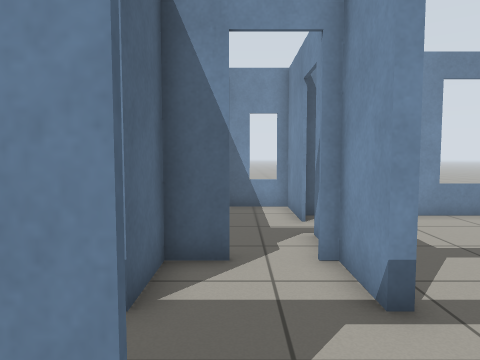
view 1 (above)

16 first-person views from a walk through a world built for the Gazebo simulator. The camera is 0.93 m above the floor, tilts 4° down and sees 70° across. The floor is counted in squares, 0.5 m on a side. Each view is taken from the middle of a square. On the plan, view 1 faces up. The plan holds only what a view shows up to about 17 squares ahead; the rest is blank.

view 2
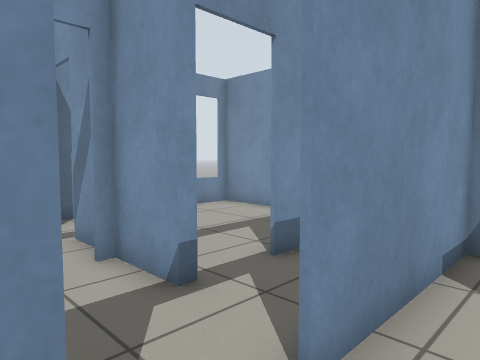

view 3
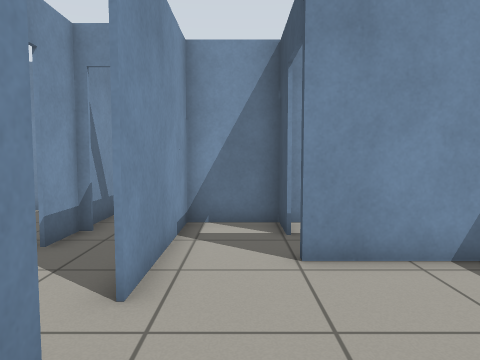

view 4
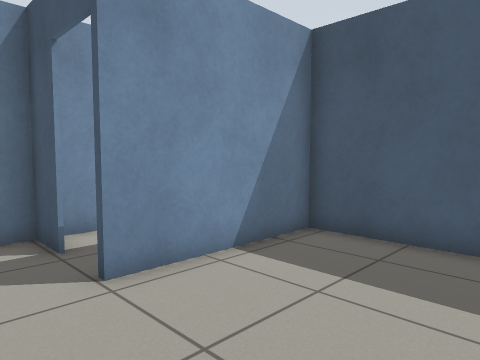

view 5
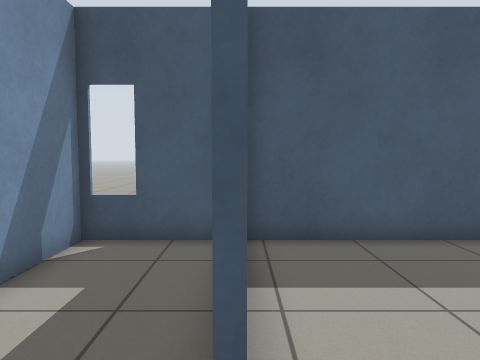

view 6
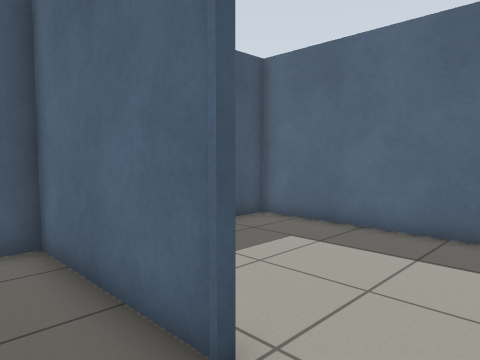

view 7
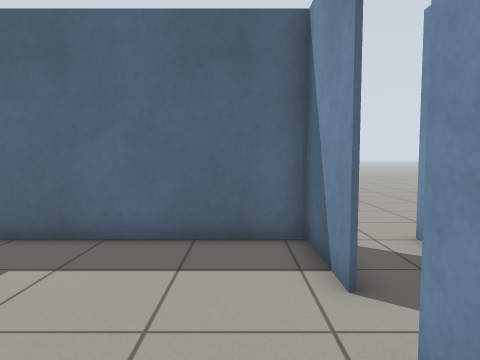

view 8
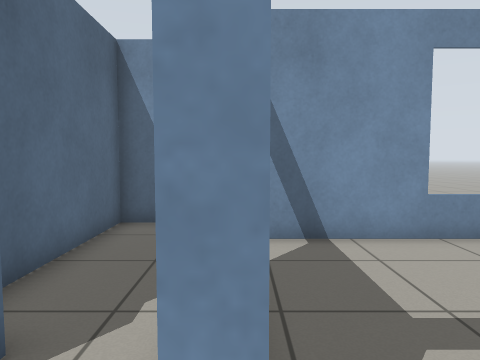

view 9
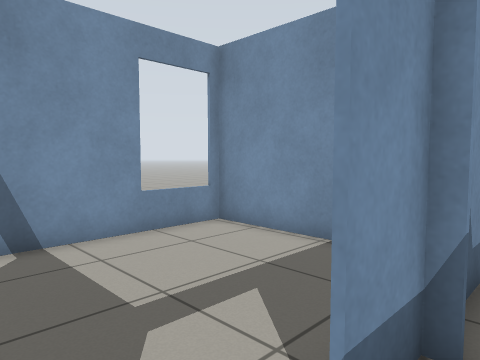

view 10
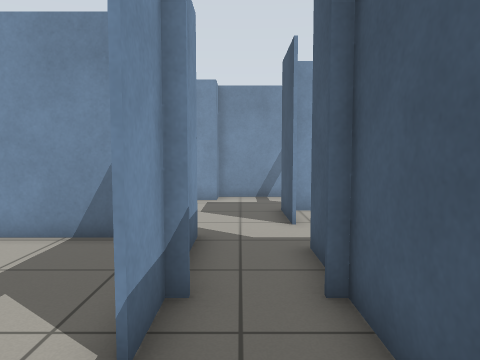

view 11
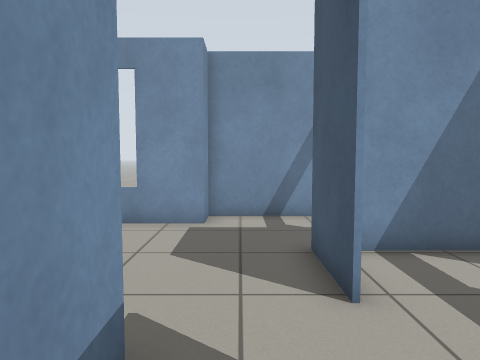

view 12
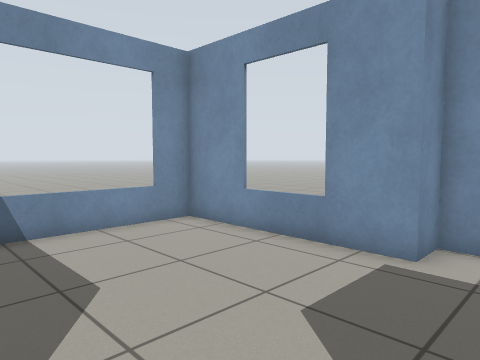

view 13
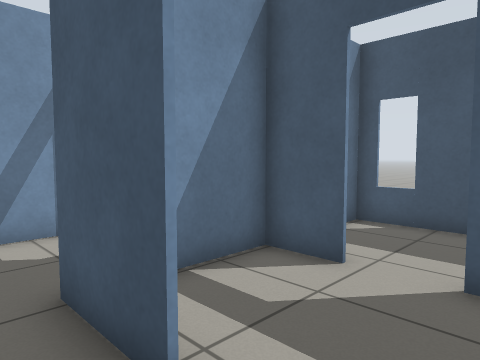

view 14
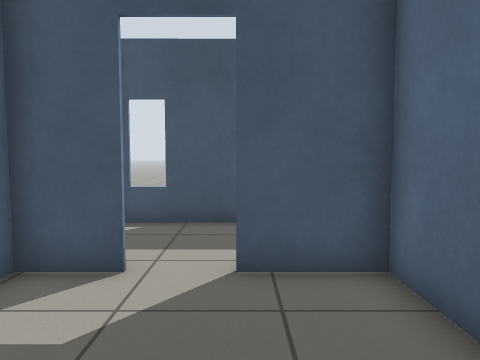

view 15
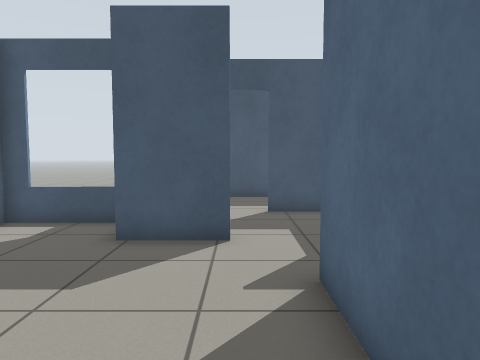

view 16
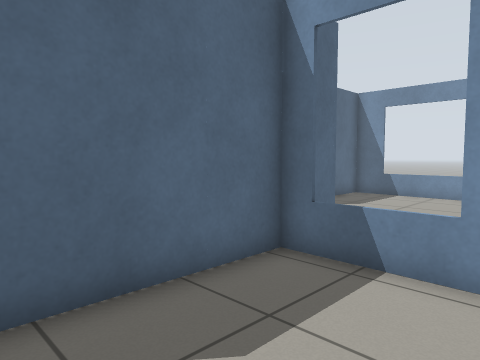

### Floor plan
Ten units are one square. View 1 is at (0, 0); x grows to the right and y downward. Boxes are objects, and circles mark ways between rooms. Rooms are numbered by the first view taken in them; rooms with no view inside come last. Other rooms are left out.
<svg viewBox="-41 -130 212 205">
<path fill="none" stroke="#000" d="M-5 -15 -36 -15 -36 65 31 65M49 11 65 11 65 -16M30 65 30 10M65 -15 13 -15M18 -39 18 -60 14 -60M-1 -60 -13 -60 -13 -39M29 -16 54 -16M54 -40 39 -40M101 -16 127 -16 127 -6M134 4 166 4 166 -40 154 -40 154 -106 94 -106M88 -100 88 -40 61 -40M65 -16 79 -16M161 5 127 5 127 54M87 -59 87 -106 20 -106M107 24 126 24 126 -11M66 3 66 24 91 24M31 10 31 65 65 65 65 14M18 -95 18 -125 -13 -125 -13 -76M18 -69 18 -81M86 65 126 65"/>
<circle cx="5" cy="-15" r="3" fill="#2a7"/>
<circle cx="50" cy="-25" r="3" fill="#2a7"/>
<circle cx="45" cy="10" r="3" fill="#2a7"/>
<circle cx="30" cy="-40" r="3" fill="#2a7"/>
<circle cx="5" cy="-60" r="3" fill="#2a7"/>
<circle cx="90" cy="-20" r="3" fill="#2a7"/>
<circle cx="20" cy="-85" r="3" fill="#2a7"/>
<circle cx="95" cy="20" r="3" fill="#2a7"/>
<text x="0" y="20">1</text>
<text x="0" y="-40">2</text>
<text x="120" y="-50">3</text>
<text x="100" y="70">4</text>
<text x="50" y="-80">5</text>
<text x="100" y="0">6</text>
<text x="50" y="30">7</text>
<text x="0" y="-100">8</text>
<text x="100" y="40">9</text>
</svg>
Room 1 opens to room 2. Room 1 opens to room 3. Room 1 opens to room 7. Room 2 opens to room 5. Room 2 opens to room 8. Room 3 opens to room 6. Room 5 opens to room 8. Room 6 opens to room 9.

Where each view was taken, in squares from view 1:
view 1: 0 up, 0 right, facing up
view 2: 0 up, 1 left, facing up-right
view 3: 0 up, 3 left, facing right
view 4: 1 up, 2 left, facing down-right
view 5: 1 up, 3 right, facing down
view 6: 1 up, 5 right, facing down-left
view 7: 0 up, 4 right, facing left
view 8: 3 up, 2 right, facing up
view 9: 3 up, 2 right, facing up-right
view 10: 3 up, 1 right, facing right
view 11: 3 up, 6 right, facing right
view 12: 2 up, 9 right, facing up-right
view 13: 3 up, 8 right, facing down-right
view 14: 3 up, 9 right, facing down
view 15: 9 up, 10 right, facing down
view 16: 6 down, 17 right, facing up-left
